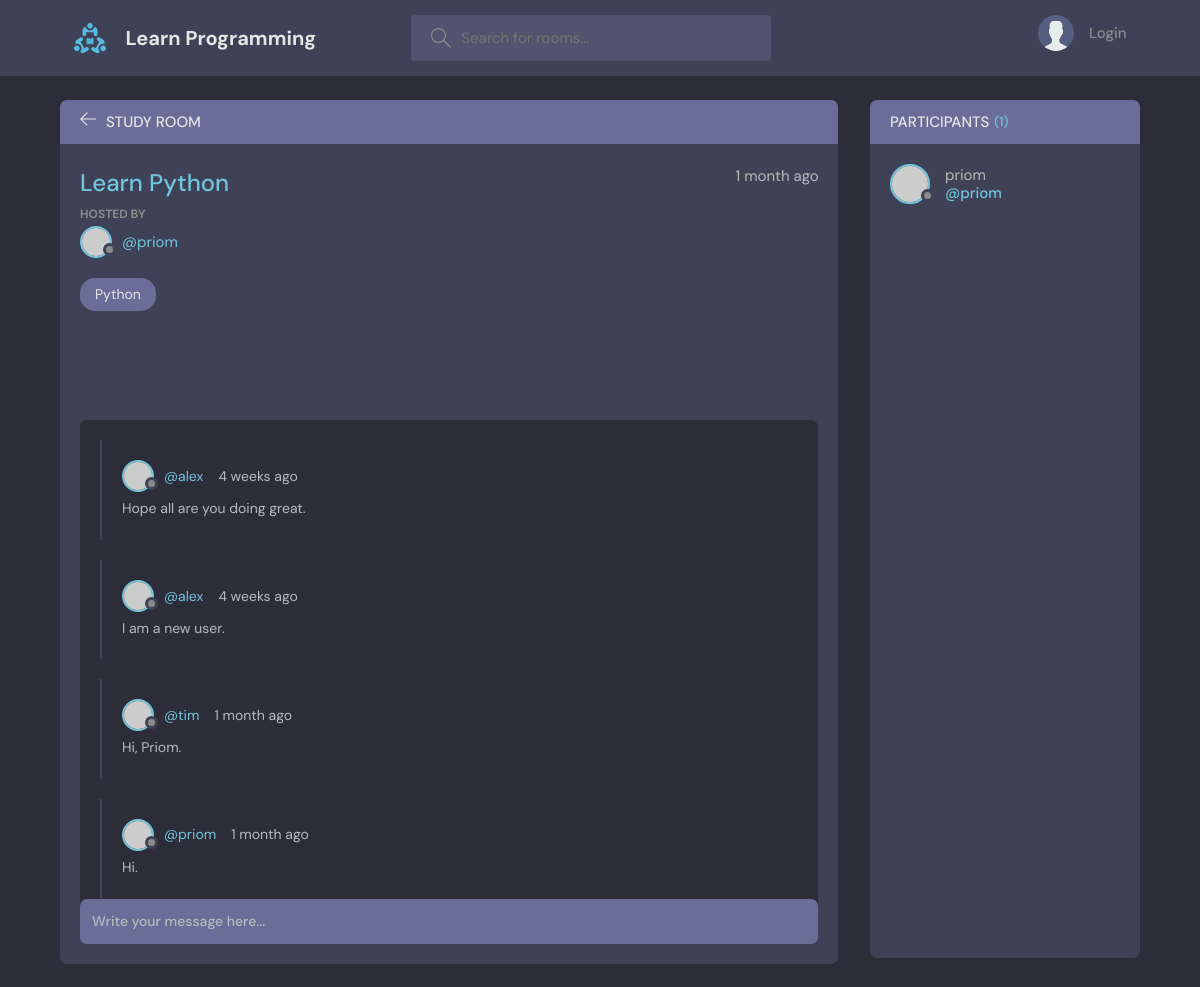
The page /room/1/ on the database its author committed.
### base/models.py (models this page shows, shortened)
class Room(models.Model):
    host = models.ForeignKey(User, on_delete=models.SET_NULL, null=True)
    topic = models.ForeignKey(Topic, on_delete=models.SET_NULL, null=True)
    name = models.CharField(max_length=200)
    description = models.TextField(null=True, blank=True)
    participants = models.ManyToManyField(
        User, related_name='participants', blank=True)
    updated = models.DateTimeField(auto_now=True)
    created = models.DateTimeField(auto_now_add=True)
    class Meta:
        ordering = ['-updated', '-created']

class Topic(models.Model):
    name = models.CharField(max_length=200)
    def __str__(self):
        return self.name

class Message(models.Model):
    user = models.ForeignKey(User, on_delete=models.CASCADE)
    room = models.ForeignKey(Room, on_delete=models.CASCADE)
    body = models.TextField()
    updated = models.DateTimeField(auto_now=True)
    created = models.DateTimeField(auto_now_add=True)
    class Meta:
        ordering = ['-updated', '-created']

### base/views.py (the view, shortened to what this page needs)
# urls.py: path('room/<str:pk>/', views.room, name="room"),
def room(request, pk):
    room = Room.objects.get(id=pk)
    room_messages = room.message_set.all()
    participants = room.participants.all()
    context = {'rooms': room, 'room_messages': room_messages,
               'participants': participants}
    return render(request, 'base/room.html', context)

### base/templates/base/room.html (shortened to what this page needs)
{% extends 'main.html' %}
{% block content %}
<main class="profile-page layout layout--2">
  <div class="container">
    <div class="room">
      <div class="room__top">
        <div class="room__topLeft">
          <a href="{% url 'home' %}">
            <svg version="1.1" xmlns="http://www.w3.org/2000/svg" width="32" height="32" viewBox="0 0 32 32">
              <title>arrow-left</title>
              <path
                d="M13.723 2.286l-13.723 13.714 13.719 13.714 1.616-1.611-10.96-10.96h27.625v-2.286h-27.625l10.965-10.965-1.616-1.607z">
              </path>
            </svg>
          </a>
          <h3>Study Room</h3>
        </div>
      </div>
      <div class="room__box scroll">
        <div class="room__header scroll">
          <div class="room__info">
            <h3>{{rooms.name}}</h3>
            <span>{{rooms.created|timesince}} ago</span>
          </div>
          <div class="room__hosted">
            <p>Hosted By</p>
            <a href="{% url 'user-profile' rooms.host.id %}" class="room__author">
              <div class="avatar avatar--small">
                <img src="https://randomuser.me/api/portraits/men/37.jpg" />
              </div>
              <span>@{{rooms.host.username}}</span>
            </a>
          </div>
          <span class="room__topics">{{rooms.topic}}</span>
        </div>
        <div class="room__conversation">
          <div class="threads scroll">
            {% for message in room_messages %}
            <div class="thread">
              <div class="thread__top">
                <div class="thread__author">
                  <a href="{% url 'user-profile' message.user.id %}" class="thread__authorInfo">
                    <div class="avatar avatar--small">
                      <img src="https://randomuser.me/api/portraits/men/37.jpg" />
                    </div>
                    <span>@{{message.user.username}}</span>
                  </a>
                  <span class="thread__date">{{message.created|timesince}} ago</span>
                </div>
            </div>
            <div class="thread__details">
              {{message.body}}
            </div>
          </div>
          {% endfor %}
        </div>
      </div>
    </div>
    <div class="room__message">
      <form action="" method="POST">
        <input name="body" placeholder="Write your message here..." />
      </form>
    </div>
  </div>
  <div class="participants">
    <h3 class="participants__top">Participants <span>({{participants.count}})</span></h3>
    <div class="participants__list scroll">
      {% for user in participants %}
      <a href="{% url 'user-profile' user.id %}" class="participant">
        <div class="avatar avatar--medium">
          <img src="https://randomuser.me/api/portraits/men/37.jpg" />
        </div>
        <p>
          {{user.username}}
          <span>@{{user.username}}</span>
        </p>
      </a>
      {% endfor %}
    </div>
  </div>
  </div>
</main>
{% endblock %}

### rows shown on the page
Room: name "Learn Python", created "1 month", host.username "priom", topic "Python"
Message: user.username "alex", created "4 weeks", body "Hope all are you doing great."
Message: user.username "alex", created "4 weeks", body "I am a new user."
Message: user.username "tim", created "1 month", body "Hi, Priom."
Message: user.username "priom", created "1 month", body "Hi."

### other values the page prints
{{ participants.count }} "1"
{{ user.username }} "priom"
